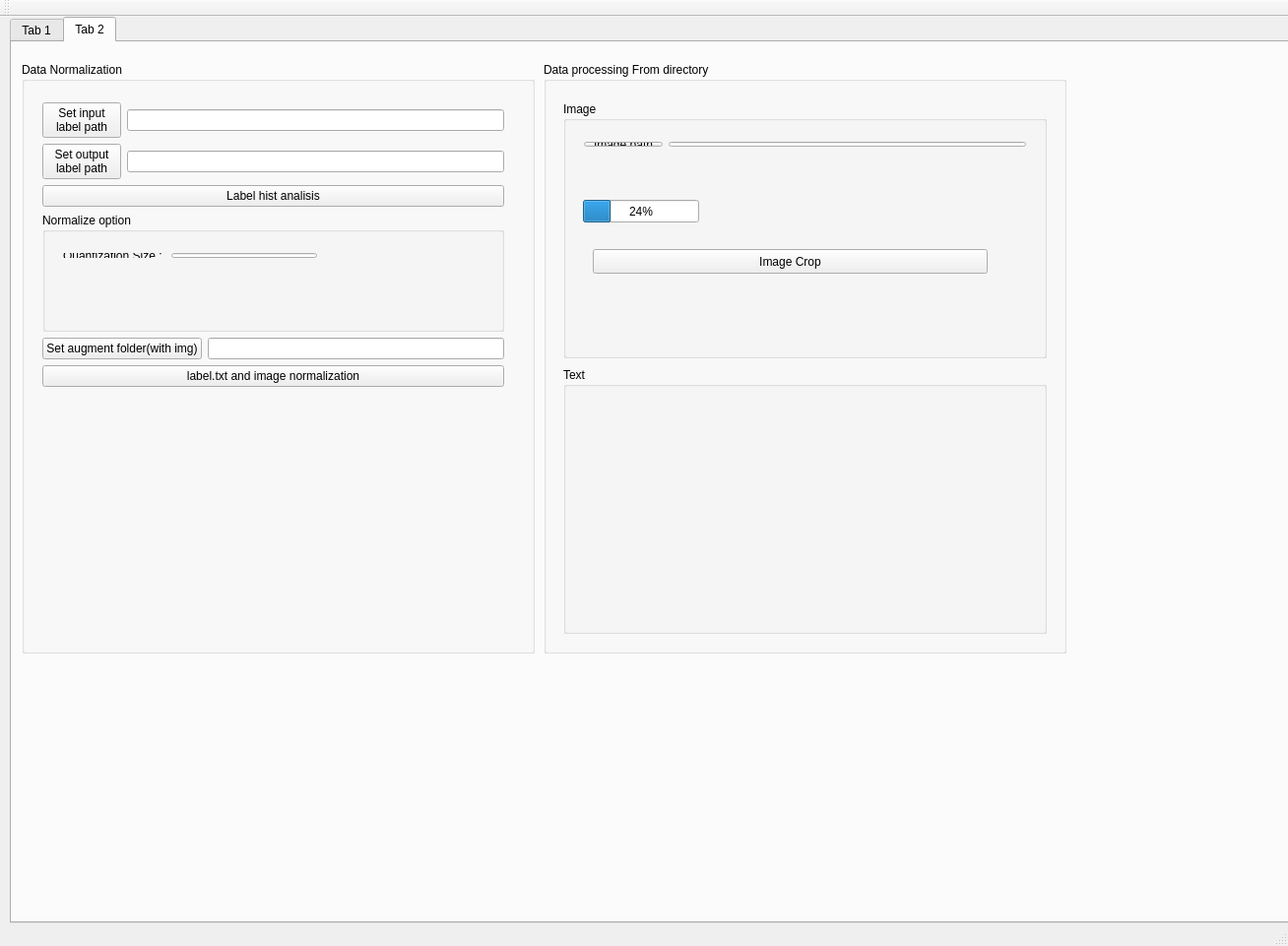
<?xml version="1.0" encoding="UTF-8"?>
<ui version="4.0">
 <class>MainWindow</class>
 <widget class="QMainWindow" name="MainWindow">
  <property name="geometry">
   <rect>
    <x>0</x>
    <y>0</y>
    <width>1308</width>
    <height>961</height>
   </rect>
  </property>
  <property name="windowTitle">
   <string>MainWindow</string>
  </property>
  <widget class="QWidget" name="centralWidget">
   <widget class="QWidget" name="layoutWidget">
    <property name="geometry">
     <rect>
      <x>0</x>
      <y>0</y>
      <width>2</width>
      <height>2</height>
     </rect>
    </property>
    <layout class="QHBoxLayout" name="horizontalLayout_6"/>
   </widget>
   <widget class="QTabWidget" name="tabWidget">
    <property name="enabled">
     <bool>true</bool>
    </property>
    <property name="geometry">
     <rect>
      <x>10</x>
      <y>0</y>
      <width>1731</width>
      <height>921</height>
     </rect>
    </property>
    <property name="currentIndex">
     <number>1</number>
    </property>
    <property name="movable">
     <bool>false</bool>
    </property>
    <widget class="QWidget" name="tab_3">
     <attribute name="title">
      <string>Tab 1</string>
     </attribute>
     <widget class="QGroupBox" name="groupBox_5">
      <property name="geometry">
       <rect>
        <x>10</x>
        <y>600</y>
        <width>471</width>
        <height>151</height>
       </rect>
      </property>
      <property name="title">
       <string>Inference</string>
      </property>
      <widget class="QPushButton" name="pushButton_Infer">
       <property name="geometry">
        <rect>
         <x>10</x>
         <y>70</y>
         <width>221</width>
         <height>61</height>
        </rect>
       </property>
       <property name="text">
        <string>Inference</string>
       </property>
      </widget>
      <widget class="QWidget" name="layoutWidget">
       <property name="geometry">
        <rect>
         <x>10</x>
         <y>30</y>
         <width>441</width>
         <height>27</height>
        </rect>
       </property>
       <layout class="QHBoxLayout" name="horizontalLayout_9">
        <item>
         <widget class="QPushButton" name="pushButton_InferImgPath">
          <property name="text">
           <string>Img path</string>
          </property>
         </widget>
        </item>
        <item>
         <widget class="QLineEdit" name="lineEdit_InferPath"/>
        </item>
       </layout>
      </widget>
      <widget class="QWidget" name="layoutWidget">
       <property name="geometry">
        <rect>
         <x>240</x>
         <y>70</y>
         <width>211</width>
         <height>62</height>
        </rect>
       </property>
       <layout class="QVBoxLayout" name="verticalLayout_8">
        <item>
         <layout class="QHBoxLayout" name="horizontalLayout_10">
          <item>
           <widget class="QLabel" name="label_3">
            <property name="text">
             <string>Logged :</string>
            </property>
           </widget>
          </item>
          <item>
           <widget class="QLineEdit" name="lineEdit_logged"/>
          </item>
         </layout>
        </item>
        <item>
         <layout class="QHBoxLayout" name="horizontalLayout_11">
          <item>
           <widget class="QLabel" name="label_7">
            <property name="text">
             <string>Infered :</string>
            </property>
           </widget>
          </item>
          <item>
           <widget class="QLineEdit" name="lineEdit_infered"/>
          </item>
         </layout>
        </item>
       </layout>
      </widget>
     </widget>
     <widget class="QGroupBox" name="groupBox_3">
      <property name="geometry">
       <rect>
        <x>10</x>
        <y>260</y>
        <width>471</width>
        <height>331</height>
       </rect>
      </property>
      <property name="title">
       <string>Save Data</string>
      </property>
      <widget class="QGroupBox" name="groupBox_4">
       <property name="geometry">
        <rect>
         <x>10</x>
         <y>30</y>
         <width>321</width>
         <height>121</height>
        </rect>
       </property>
       <property name="title">
        <string>Save option</string>
       </property>
       <widget class="QWidget" name="layoutWidget">
        <property name="geometry">
         <rect>
          <x>10</x>
          <y>30</y>
          <width>309</width>
          <height>85</height>
         </rect>
        </property>
        <layout class="QHBoxLayout" name="horizontalLayout_5">
         <item>
          <layout class="QVBoxLayout" name="verticalLayout_6">
           <item>
            <widget class="QCheckBox" name="checkBox_cropregionupdate">
             <property name="text">
              <string>Crop image</string>
             </property>
            </widget>
           </item>
           <item>
            <widget class="QCheckBox" name="checkBox_imagetogray">
             <property name="text">
              <string>Image to gray</string>
             </property>
            </widget>
           </item>
           <item>
            <widget class="QCheckBox" name="checkBox_imageaugmentation">
             <property name="text">
              <string>image augmentation</string>
             </property>
            </widget>
           </item>
          </layout>
         </item>
         <item>
          <layout class="QVBoxLayout" name="verticalLayout_7">
           <item>
            <widget class="QCheckBox" name="checkBox_whileplayloggeddata">
             <property name="font">
              <font>
               <weight>75</weight>
               <italic>true</italic>
               <bold>true</bold>
              </font>
             </property>
             <property name="text">
              <string>while playing
logged data</string>
             </property>
            </widget>
           </item>
           <item>
            <widget class="QCheckBox" name="checkBox_fromdirectory">
             <property name="font">
              <font>
               <weight>75</weight>
               <italic>true</italic>
               <bold>true</bold>
              </font>
             </property>
             <property name="text">
              <string>From directory</string>
             </property>
            </widget>
           </item>
          </layout>
         </item>
        </layout>
       </widget>
      </widget>
      <widget class="QWidget" name="layoutWidget">
       <property name="geometry">
        <rect>
         <x>10</x>
         <y>160</y>
         <width>417</width>
         <height>164</height>
        </rect>
       </property>
       <layout class="QVBoxLayout" name="verticalLayout_2">
        <item>
         <layout class="QVBoxLayout" name="verticalLayout">
          <item>
           <layout class="QHBoxLayout" name="horizontalLayout_2">
            <item>
             <widget class="QPushButton" name="pushButton_set_imgpath">
              <property name="text">
               <string>Img path</string>
              </property>
             </widget>
            </item>
            <item>
             <widget class="QLineEdit" name="lineEdit_imgpath"/>
            </item>
           </layout>
          </item>
          <item>
           <layout class="QHBoxLayout" name="horizontalLayout">
            <item>
             <widget class="QPushButton" name="pushButton">
              <property name="text">
               <string>Save 
text path</string>
              </property>
             </widget>
            </item>
            <item>
             <widget class="QLineEdit" name="lineEdit_savetextpath">
              <property name="contextMenuPolicy">
               <enum>Qt::PreventContextMenu</enum>
              </property>
              <property name="inputMask">
               <string/>
              </property>
              <property name="text">
               <string/>
              </property>
             </widget>
            </item>
           </layout>
          </item>
          <item>
           <layout class="QHBoxLayout" name="horizontalLayout_8">
            <item>
             <widget class="QPushButton" name="pushButton_imagesavepath">
              <property name="text">
               <string>Save
image path</string>
              </property>
             </widget>
            </item>
            <item>
             <widget class="QLineEdit" name="lineEdit_imagesavepath"/>
            </item>
           </layout>
          </item>
          <item>
           <layout class="QHBoxLayout" name="horizontalLayout_7">
            <item>
             <widget class="QPushButton" name="pushButton_log2textdata">
              <property name="text">
               <string>Play Log Data</string>
              </property>
             </widget>
            </item>
            <item>
             <widget class="QPushButton" name="pushButton_SaveData">
              <property name="text">
               <string>Save Data</string>
              </property>
              <property name="checkable">
               <bool>true</bool>
              </property>
             </widget>
            </item>
           </layout>
          </item>
         </layout>
        </item>
       </layout>
      </widget>
      <widget class="QPushButton" name="pushButton_updatesaveoption">
       <property name="geometry">
        <rect>
         <x>350</x>
         <y>60</y>
         <width>101</width>
         <height>91</height>
        </rect>
       </property>
       <property name="text">
        <string>Update
save option</string>
       </property>
      </widget>
     </widget>
     <widget class="QGroupBox" name="groupBox">
      <property name="geometry">
       <rect>
        <x>10</x>
        <y>10</y>
        <width>471</width>
        <height>241</height>
       </rect>
      </property>
      <property name="title">
       <string>View Test</string>
      </property>
      <widget class="QPushButton" name="pushButton_testimgshow">
       <property name="geometry">
        <rect>
         <x>290</x>
         <y>100</y>
         <width>141</width>
         <height>131</height>
        </rect>
       </property>
       <property name="text">
        <string>Test Image Show</string>
       </property>
      </widget>
      <widget class="QGroupBox" name="groupBox_2">
       <property name="geometry">
        <rect>
         <x>10</x>
         <y>80</y>
         <width>241</width>
         <height>151</height>
        </rect>
       </property>
       <property name="title">
        <string>Crop region</string>
       </property>
       <widget class="QWidget" name="layoutWidget">
        <property name="geometry">
         <rect>
          <x>100</x>
          <y>30</y>
          <width>131</width>
          <height>114</height>
         </rect>
        </property>
        <layout class="QHBoxLayout" name="horizontalLayout_4">
         <item>
          <layout class="QVBoxLayout" name="verticalLayout_4">
           <item>
            <widget class="QLabel" name="label_5">
             <property name="text">
              <string>Row</string>
             </property>
            </widget>
           </item>
           <item>
            <widget class="QLineEdit" name="lineEdit_lefttop_row"/>
           </item>
           <item>
            <widget class="QLineEdit" name="lineEdit_rightbottom_row"/>
           </item>
           <item>
            <widget class="QLineEdit" name="lineEdit_testimagesize_row"/>
           </item>
          </layout>
         </item>
         <item>
          <layout class="QVBoxLayout" name="verticalLayout_5">
           <item>
            <widget class="QLabel" name="label_6">
             <property name="text">
              <string>Col</string>
             </property>
            </widget>
           </item>
           <item>
            <widget class="QLineEdit" name="lineEdit_lefttop_col"/>
           </item>
           <item>
            <widget class="QLineEdit" name="lineEdit_rightbottom_col"/>
           </item>
           <item>
            <widget class="QLineEdit" name="lineEdit_testimagesize_col"/>
           </item>
          </layout>
         </item>
        </layout>
       </widget>
       <widget class="QWidget" name="layoutWidget">
        <property name="geometry">
         <rect>
          <x>6</x>
          <y>61</y>
          <width>94</width>
          <height>81</height>
         </rect>
        </property>
        <layout class="QVBoxLayout" name="verticalLayout_3">
         <item>
          <widget class="QLabel" name="label">
           <property name="text">
            <string>Left Top</string>
           </property>
           <property name="alignment">
            <set>Qt::AlignCenter</set>
           </property>
          </widget>
         </item>
         <item>
          <widget class="QLabel" name="label_4">
           <property name="text">
            <string>Right Bottom</string>
           </property>
           <property name="alignment">
            <set>Qt::AlignCenter</set>
           </property>
          </widget>
         </item>
         <item>
          <widget class="QLabel" name="label_2">
           <property name="font">
            <font>
             <family>Abyssinica SIL</family>
             <weight>50</weight>
             <italic>true</italic>
             <bold>false</bold>
            </font>
           </property>
           <property name="text">
            <string>Image Size :</string>
           </property>
           <property name="alignment">
            <set>Qt::AlignCenter</set>
           </property>
          </widget>
         </item>
        </layout>
       </widget>
      </widget>
      <widget class="QWidget" name="layoutWidget">
       <property name="geometry">
        <rect>
         <x>12</x>
         <y>32</y>
         <width>451</width>
         <height>44</height>
        </rect>
       </property>
       <layout class="QHBoxLayout" name="horizontalLayout_3">
        <item>
         <widget class="QPushButton" name="pushButton_testimgpath">
          <property name="text">
           <string>Test
Img path</string>
          </property>
         </widget>
        </item>
        <item>
         <widget class="QLineEdit" name="lineEdit_testimgpath"/>
        </item>
       </layout>
      </widget>
     </widget>
     <widget class="QGraphicsView" name="graphicsView_loadimg">
      <property name="geometry">
       <rect>
        <x>500</x>
        <y>30</y>
        <width>771</width>
        <height>581</height>
       </rect>
      </property>
     </widget>
     <widget class="QCustomPlot" name="widget_customplot" native="true">
      <property name="geometry">
       <rect>
        <x>490</x>
        <y>620</y>
        <width>781</width>
        <height>261</height>
       </rect>
      </property>
     </widget>
    </widget>
    <widget class="QWidget" name="tab_4">
     <attribute name="title">
      <string>Tab 2</string>
     </attribute>
     <widget class="QGroupBox" name="groupBox_7">
      <property name="geometry">
       <rect>
        <x>10</x>
        <y>20</y>
        <width>521</width>
        <height>601</height>
       </rect>
      </property>
      <property name="title">
       <string>Data Normalization</string>
      </property>
      <widget class="QCustomPlot" name="widget_tab2" native="true">
       <property name="geometry">
        <rect>
         <x>10</x>
         <y>470</y>
         <width>491</width>
         <height>111</height>
        </rect>
       </property>
      </widget>
      <widget class="QWidget" name="layoutWidget">
       <property name="geometry">
        <rect>
         <x>10</x>
         <y>30</y>
         <width>491</width>
         <height>311</height>
        </rect>
       </property>
       <layout class="QVBoxLayout" name="verticalLayout_19">
        <item>
         <layout class="QVBoxLayout" name="verticalLayout_18">
          <item>
           <layout class="QVBoxLayout" name="verticalLayout_17">
            <item>
             <layout class="QVBoxLayout" name="verticalLayout_20">
              <item>
               <layout class="QHBoxLayout" name="horizontalLayout_23">
                <item>
                 <widget class="QPushButton" name="pushButton_setlabelpath_fornorm">
                  <property name="text">
                   <string>Set input
label path</string>
                  </property>
                 </widget>
                </item>
                <item>
                 <widget class="QLineEdit" name="lineEdit_normlabel"/>
                </item>
               </layout>
              </item>
              <item>
               <layout class="QHBoxLayout" name="horizontalLayout_24">
                <item>
                 <widget class="QPushButton" name="pushButton_setoutputnormpath">
                  <property name="enabled">
                   <bool>true</bool>
                  </property>
                  <property name="text">
                   <string>Set output
label path</string>
                  </property>
                 </widget>
                </item>
                <item>
                 <widget class="QLineEdit" name="lineEdit_outputnormlabel"/>
                </item>
               </layout>
              </item>
              <item>
               <widget class="QPushButton" name="pushButton_analyze_hist">
                <property name="text">
                 <string>Label hist analisis</string>
                </property>
               </widget>
              </item>
              <item>
               <widget class="QGroupBox" name="groupBox_8">
                <property name="title">
                 <string>Normalize option</string>
                </property>
                <widget class="QWidget" name="layoutWidget">
                 <property name="geometry">
                  <rect>
                   <x>10</x>
                   <y>30</y>
                   <width>280</width>
                   <height>27</height>
                  </rect>
                 </property>
                 <layout class="QHBoxLayout" name="horizontalLayout_22">
                  <item>
                   <widget class="QLabel" name="label_15">
                    <property name="text">
                     <string>Quantization Size : </string>
                    </property>
                   </widget>
                  </item>
                  <item>
                   <widget class="QLineEdit" name="lineEdit_quantize_size"/>
                  </item>
                 </layout>
                </widget>
               </widget>
              </item>
              <item>
               <layout class="QHBoxLayout" name="horizontalLayout_13">
                <item>
                 <widget class="QPushButton" name="pushButton_tab2setaugdirectory">
                  <property name="text">
                   <string>Set augment folder(with img)</string>
                  </property>
                 </widget>
                </item>
                <item>
                 <widget class="QLineEdit" name="lineEdit_tab2augdir"/>
                </item>
               </layout>
              </item>
              <item>
               <widget class="QPushButton" name="pushButton_labeltext_norm">
                <property name="text">
                 <string>label.txt and image normalization</string>
                </property>
               </widget>
              </item>
             </layout>
            </item>
           </layout>
          </item>
         </layout>
        </item>
       </layout>
      </widget>
     </widget>
     <widget class="QGroupBox" name="groupBox_6">
      <property name="geometry">
       <rect>
        <x>540</x>
        <y>20</y>
        <width>531</width>
        <height>601</height>
       </rect>
      </property>
      <property name="title">
       <string>Data processing From directory</string>
      </property>
      <widget class="QGroupBox" name="groupBox_9">
       <property name="geometry">
        <rect>
         <x>20</x>
         <y>40</y>
         <width>491</width>
         <height>261</height>
        </rect>
       </property>
       <property name="title">
        <string>Image</string>
       </property>
       <widget class="QProgressBar" name="progressBar">
        <property name="geometry">
         <rect>
          <x>20</x>
          <y>100</y>
          <width>118</width>
          <height>23</height>
         </rect>
        </property>
        <property name="value">
         <number>24</number>
        </property>
       </widget>
       <widget class="QPushButton" name="pushButton_tab2_imgcrop">
        <property name="geometry">
         <rect>
          <x>30</x>
          <y>150</y>
          <width>401</width>
          <height>25</height>
         </rect>
        </property>
        <property name="text">
         <string>Image Crop</string>
        </property>
       </widget>
       <widget class="QWidget" name="layoutWidget">
        <property name="geometry">
         <rect>
          <x>10</x>
          <y>30</y>
          <width>471</width>
          <height>27</height>
         </rect>
        </property>
        <layout class="QHBoxLayout" name="horizontalLayout_12">
         <item>
          <widget class="QPushButton" name="pushButton_tab2_imgpath">
           <property name="text">
            <string>Image path</string>
           </property>
          </widget>
         </item>
         <item>
          <widget class="QLineEdit" name="lineEdit_tab2_imgpath"/>
         </item>
        </layout>
       </widget>
      </widget>
      <widget class="QGroupBox" name="groupBox_10">
       <property name="geometry">
        <rect>
         <x>20</x>
         <y>310</y>
         <width>491</width>
         <height>271</height>
        </rect>
       </property>
       <property name="title">
        <string>Text</string>
       </property>
      </widget>
     </widget>
    </widget>
   </widget>
  </widget>
  <widget class="QMenuBar" name="menuBar">
   <property name="geometry">
    <rect>
     <x>0</x>
     <y>0</y>
     <width>1308</width>
     <height>22</height>
    </rect>
   </property>
  </widget>
  <widget class="QToolBar" name="mainToolBar">
   <attribute name="toolBarArea">
    <enum>TopToolBarArea</enum>
   </attribute>
   <attribute name="toolBarBreak">
    <bool>false</bool>
   </attribute>
  </widget>
  <widget class="QStatusBar" name="statusBar"/>
 </widget>
 <layoutdefault spacing="6" margin="11"/>
 <customwidgets>
  <customwidget>
   <class>QCustomPlot</class>
   <extends>QWidget</extends>
   <header>qcustomplot.h</header>
   <container>1</container>
  </customwidget>
 </customwidgets>
 <resources/>
 <connections/>
</ui>
